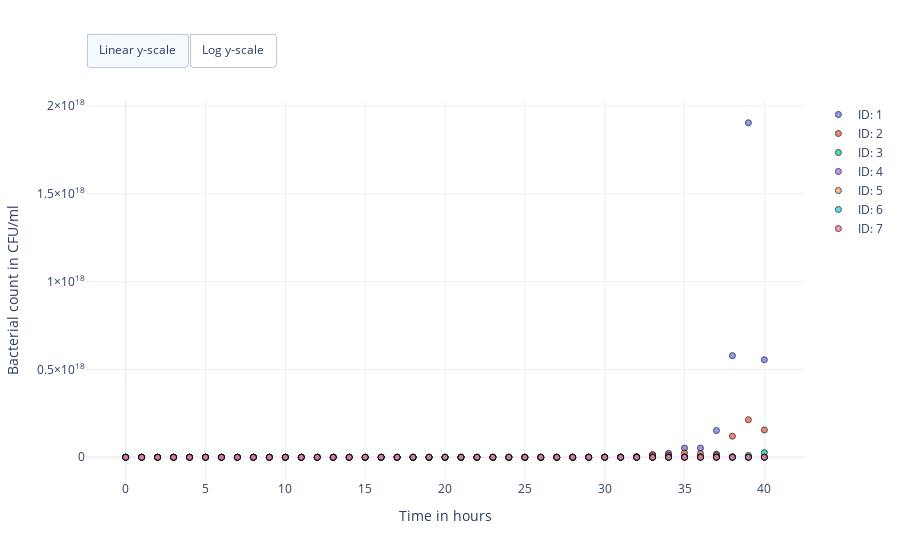

The notebook cell saved with this chart:
### Markdown cell above
### Generate data for different dose levels

### Code cell
# Define measurement container
measurement_times = np.linspace(0, 40, 41)
predictive_model = problem.get_predictive_model()
measurements = pd.DataFrame(columns=
    ['ID', 'Time', 'Biomarker', 'Sample', 'Duration', 'Dose'])

# Repeat measurement process for different regimens
start_time = 4
duration = 6
period = 15
doses = [150, 300, 625, 1250, 2500, 5000, 10000]
for iteration, dose in enumerate(doses):
    # Define dosing regimen
    regimen = myokit.Protocol()
    for dose_index in range(6):
        # Create dose event
        time = start_time + period * dose_index
        dose_rate = dose / duration
        dose_event = myokit.ProtocolEvent(
            level=dose_rate, start=time, duration=duration)
        regimen.add(dose_event)

    # Sample measurements
    predictive_model._mechanistic_model.simulator.set_protocol(regimen)
    meas = predictive_model.sample(
        parameters=parameters, times=measurement_times, seed=iteration,
        include_regimen=True)
    meas['ID'] = iteration + 1
    measurements = measurements.append(meas)

# Visualise measurements
fig = chi.plots.PDTimeSeriesPlot()
fig.add_data(measurements, meas_key='Sample')
fig.set_axis_labels(
    xlabel='Time in hours',
    ylabel='Bacterial count in CFU/ml')
fig.show()
